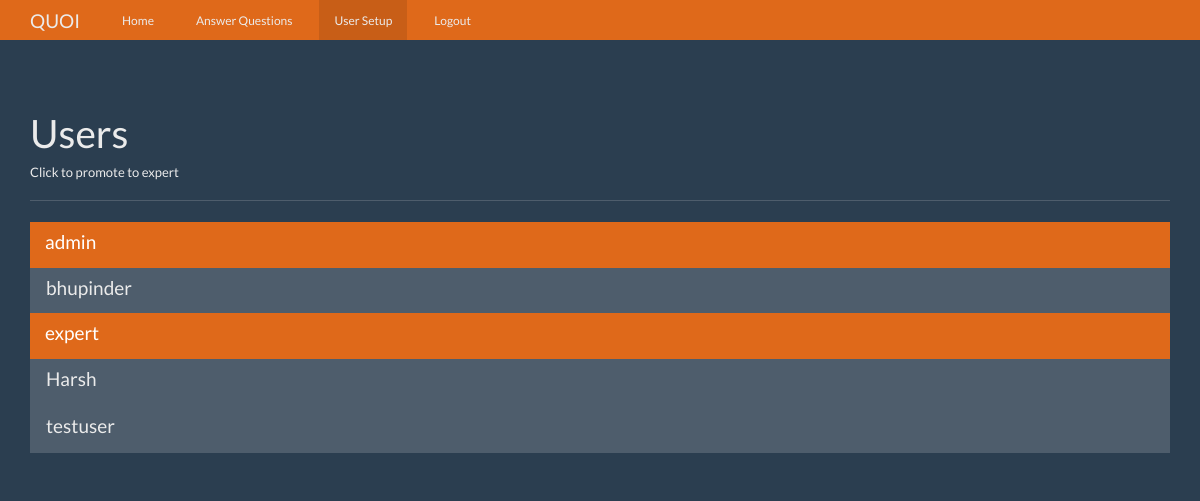
The app's page /users (signed in) with its own data.
### tables this page shows
CREATE TABLE users (
    id integer primary key autoincrement,
    name text not null,
    password text not null,
    expert boolean not null,
    admin boolean not null
);

### app.py (the view)
@app.route('/users')
def users():
    user = get_current_user()
    if not user:
        return redirect(url_for('login'))
    if user['admin'] == 0:
        return redirect(url_for('index'))
    db = get_db()
    user_cur = db.execute('Select id, name, expert, admin from users')
    user_results = user_cur.fetchall()
    return render_template('users.html', user=user, users=user_results)

### app.py (called while the page is built)
def get_current_user():
    user_result = None
    if 'user' in session:
        user = session['user']
        db = get_db()
        user_cur = db.execute('select id, name, password, expert, admin from users where name = ?', [user])
        user_result = user_cur.fetchone()
    return user_result

### database.py (called while the page is built)
def connect_db():
    sql = sqlite3.connect(os.path.join(basedir, 'questions.db'))
    sql.row_factory = sqlite3.Row
    return sql

def get_db():
    if not hasattr(g, 'sqlite_db'):
        g.sqlite_db = connect_db()
    return g.sqlite_db

### templates/users.html (shortened to what this page needs)
{% extends 'base.html' %}
{% from 'show_links.html' import show_links %}
{% block nav %}
{{ show_links(user) }}
{% endblock %}
{% block body %}
      <div class="page-header">
        <h1>Users</h1>
        <h6>Click to promote to expert</h6>
      </div>
      <div class="row">
        <div class="col-lg-12">
          <div class="list-group">
            {% for user in users %}
            <a href="{{ url_for('promote', user_id = user['id']) }}" class="list-group-item {% if user['expert'] == 1 %} active {% endif %}">
              <h4 class="list-group-item-heading">{{ user['name'] }}</h4>
            </a>
            {% endfor %}
          </div>
        </div>
      </div>
{% endblock %}

### static/theme.css (style rules this page uses)
body { padding-top: 70px; padding-bottom: 30px; }

### records on screen
users: name "admin"
users: name "bhupinder"
users: name "expert"
users: name "Harsh"
users: name "testuser"
